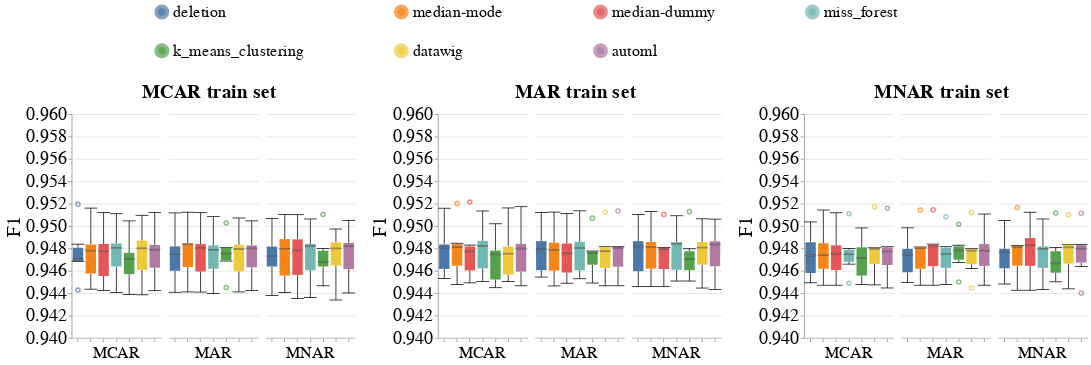

Notebook code for this chart:
### Code cell
create_box_plots_for_diff_imputers_v2(dataset_name=DATASET_NAME,
                                      model_name='lr_clf',
                                      metric_name='f1',
                                      db_client=db_client,
                                      ylim=[0.94, 0.96])
